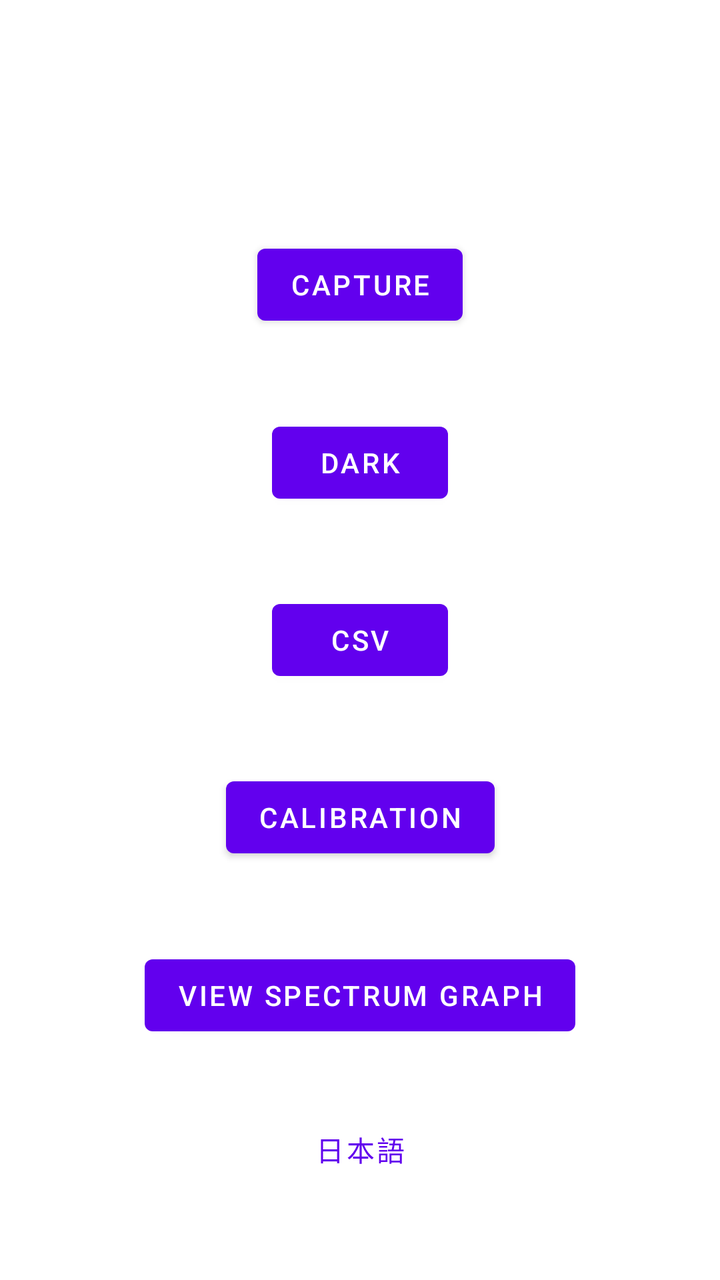
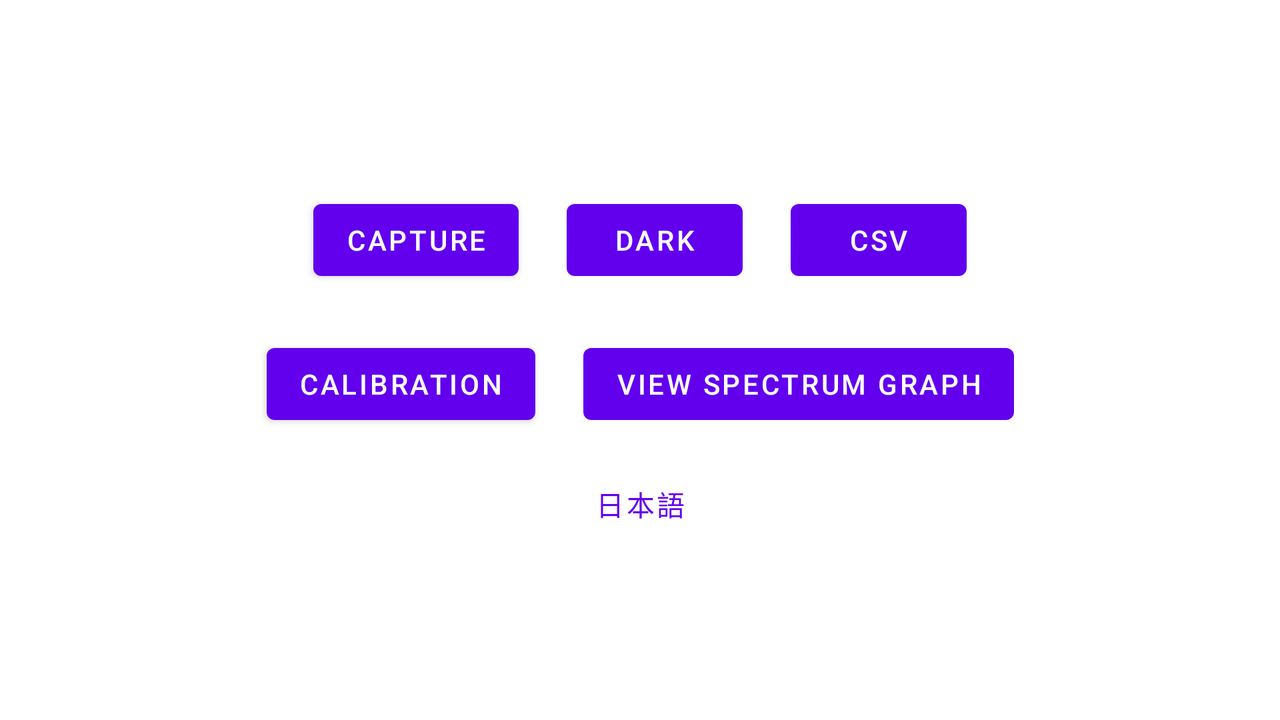

Two renders of one Android screen. The first uses the default layout on a phone; the second uses the alternative layout the repository ships for a different screen configuration, on a matching device. The two XML files are below.
<!-- AndroidManifest.xml: application theme Theme.SSA -->
<!-- res/layout/activity_main.xml -->
<?xml version="1.0" encoding="utf-8"?>
<androidx.constraintlayout.widget.ConstraintLayout xmlns:android="http://schemas.android.com/apk/res/android"
    xmlns:app="http://schemas.android.com/apk/res-auto"
    xmlns:tools="http://schemas.android.com/tools"
    android:layout_width="match_parent"
    android:layout_height="match_parent"
    tools:context=".MainActivity">

    <Button
        android:id="@+id/capBtn"
        android:layout_width="wrap_content"
        android:layout_height="wrap_content"
        android:text="@string/menu_capture"
        app:layout_constraintBottom_toBottomOf="parent"
        app:layout_constraintLeft_toLeftOf="parent"
        app:layout_constraintRight_toRightOf="parent"
        app:layout_constraintTop_toTopOf="parent"
        app:layout_constraintVertical_bias="0.2" />

    <Button
        android:id="@+id/darkBtn"
        android:layout_width="wrap_content"
        android:layout_height="wrap_content"
        android:text="@string/menu_dark"
        app:layout_constraintBottom_toBottomOf="parent"
        app:layout_constraintLeft_toLeftOf="parent"
        app:layout_constraintRight_toRightOf="parent"
        app:layout_constraintTop_toTopOf="parent"
        app:layout_constraintVertical_bias="0.35" />

    <Button
        android:id="@+id/csvBtn"
        android:layout_width="wrap_content"
        android:layout_height="wrap_content"
        android:text="@string/menu_csv"
        app:layout_constraintBottom_toBottomOf="parent"
        app:layout_constraintLeft_toLeftOf="parent"
        app:layout_constraintRight_toRightOf="parent"
        app:layout_constraintTop_toTopOf="parent"
        app:layout_constraintVertical_bias="0.5" />

    <Button
        android:id="@+id/calibBtn"
        android:layout_width="wrap_content"
        android:layout_height="wrap_content"
        android:text="@string/menu_calibration"
        app:layout_constraintBottom_toBottomOf="parent"
        app:layout_constraintLeft_toLeftOf="parent"
        app:layout_constraintRight_toRightOf="parent"
        app:layout_constraintTop_toTopOf="parent"
        app:layout_constraintVertical_bias="0.65" />
    <Button
        android:id="@+id/viewBtn"
        android:layout_width="wrap_content"
        android:layout_height="wrap_content"
        android:text="@string/menu_view"
        app:layout_constraintBottom_toBottomOf="parent"
        app:layout_constraintLeft_toLeftOf="parent"
        app:layout_constraintRight_toRightOf="parent"
        app:layout_constraintTop_toTopOf="parent"
        app:layout_constraintVertical_bias="0.8" />

    <Button
        android:id="@+id/langBtn"
        style="?attr/borderlessButtonStyle"
        android:layout_width="wrap_content"
        android:layout_height="wrap_content"
        android:text="@string/switch_language"
        app:layout_constraintBottom_toBottomOf="parent"
        app:layout_constraintLeft_toLeftOf="parent"
        app:layout_constraintRight_toRightOf="parent"
        app:layout_constraintTop_toTopOf="parent"
        app:layout_constraintVertical_bias="0.93" />

</androidx.constraintlayout.widget.ConstraintLayout>
<!-- resources referenced by this layout -->
<resources>
  <string name="menu_calibration">calibration</string>
  <string name="menu_capture">capture</string>
  <string name="menu_csv">csv</string>
  <string name="menu_dark">dark</string>
  <string name="menu_view">view spectrum graph</string>
  <string name="switch_language">日本語</string>
  <style name="Theme.SSA" parent="Theme.MaterialComponents.DayNight.NoActionBar">
          
          <item name="colorPrimary">@color/purple_500</item>
          <item name="colorPrimaryVariant">@color/purple_700</item>
          <item name="colorOnPrimary">@color/white</item>
          
          <item name="colorSecondary">@color/teal_200</item>
          <item name="colorSecondaryVariant">@color/teal_700</item>
          <item name="colorOnSecondary">@color/black</item>
          
          <item name="android:statusBarColor">?attr/colorPrimaryVariant</item>
          
      </style>
</resources>
<!-- res/layout-land/activity_main.xml (the repository's variant of the layout above) -->
<!-- drawn on the phone turned sideways -->
<?xml version="1.0" encoding="utf-8"?>
<androidx.constraintlayout.widget.ConstraintLayout xmlns:android="http://schemas.android.com/apk/res/android"
    xmlns:app="http://schemas.android.com/apk/res-auto"
    xmlns:tools="http://schemas.android.com/tools"
    android:layout_width="match_parent"
    android:layout_height="match_parent"
    tools:context=".MainActivity">

    
    <LinearLayout
        android:layout_width="wrap_content"
        android:layout_height="wrap_content"
        android:gravity="center_horizontal"
        android:orientation="vertical"
        app:layout_constraintBottom_toBottomOf="parent"
        app:layout_constraintLeft_toLeftOf="parent"
        app:layout_constraintRight_toRightOf="parent"
        app:layout_constraintTop_toTopOf="parent">

        <LinearLayout
            android:layout_width="wrap_content"
            android:layout_height="wrap_content"
            android:orientation="horizontal">

            <Button
                android:id="@+id/capBtn"
                android:layout_width="wrap_content"
                android:layout_height="wrap_content"
                android:layout_margin="12dp"
                android:text="@string/menu_capture" />

            <Button
                android:id="@+id/darkBtn"
                android:layout_width="wrap_content"
                android:layout_height="wrap_content"
                android:layout_margin="12dp"
                android:text="@string/menu_dark" />

            <Button
                android:id="@+id/csvBtn"
                android:layout_width="wrap_content"
                android:layout_height="wrap_content"
                android:layout_margin="12dp"
                android:text="@string/menu_csv" />
        </LinearLayout>

        <LinearLayout
            android:layout_width="wrap_content"
            android:layout_height="wrap_content"
            android:orientation="horizontal">

            <Button
                android:id="@+id/calibBtn"
                android:layout_width="wrap_content"
                android:layout_height="wrap_content"
                android:layout_margin="12dp"
                android:text="@string/menu_calibration" />

            <Button
                android:id="@+id/viewBtn"
                android:layout_width="wrap_content"
                android:layout_height="wrap_content"
                android:layout_margin="12dp"
                android:text="@string/menu_view" />
        </LinearLayout>

        <Button
            android:id="@+id/langBtn"
            style="?attr/borderlessButtonStyle"
            android:layout_width="wrap_content"
            android:layout_height="wrap_content"
            android:text="@string/switch_language" />
    </LinearLayout>

</androidx.constraintlayout.widget.ConstraintLayout>
